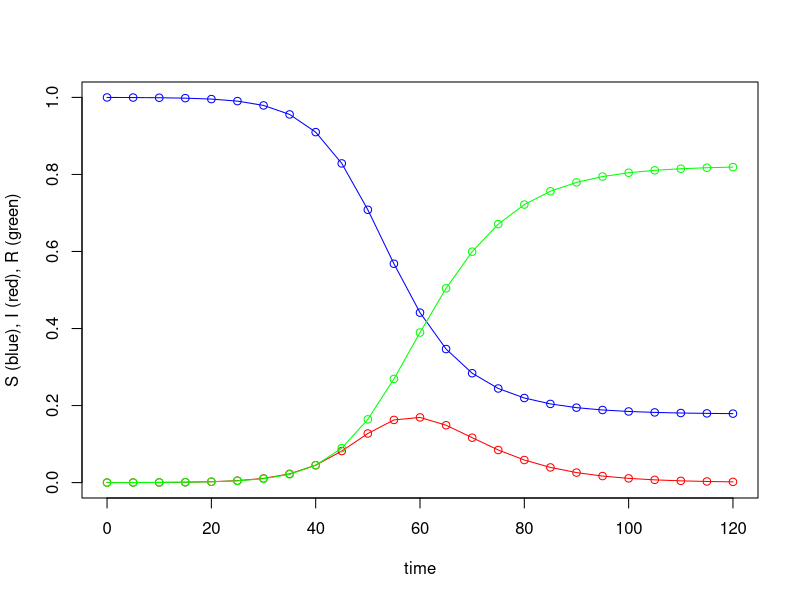
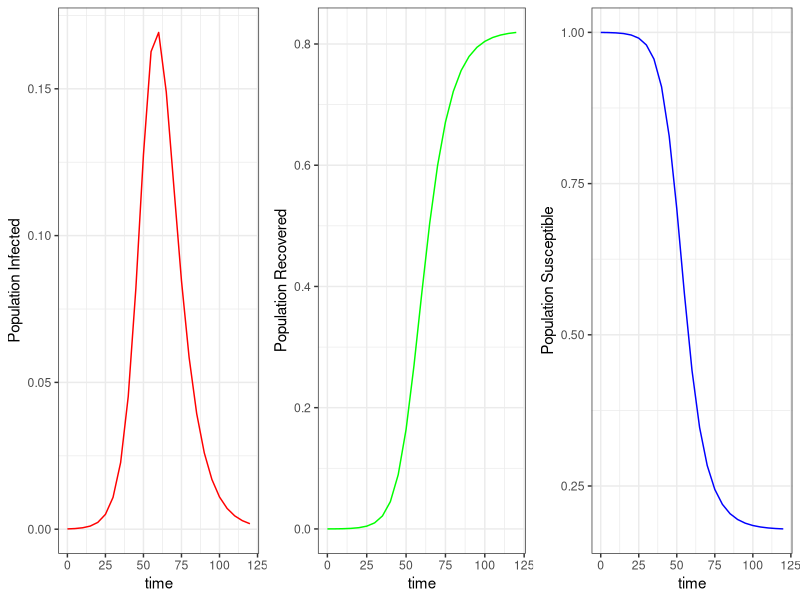
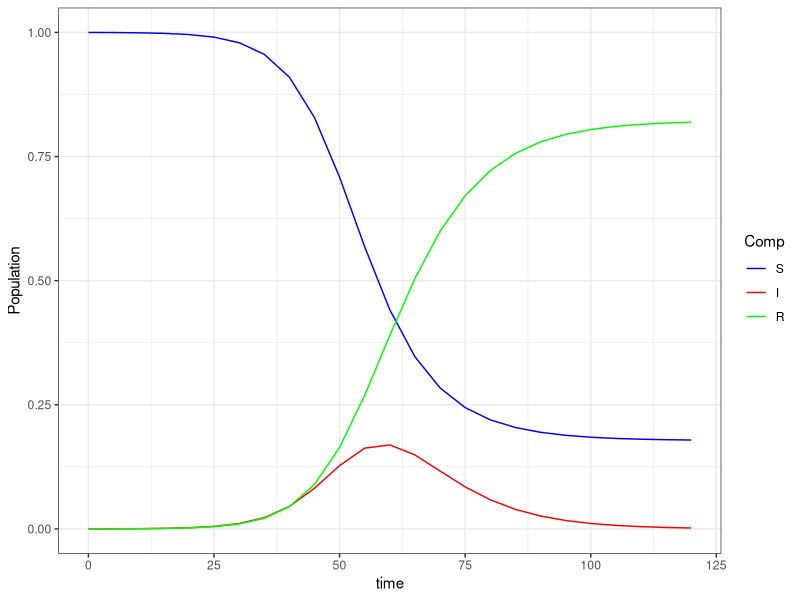

These figures' R source, in order:
####################################
## Author: Your name             ###
## Date: 08.18.17                ###
## Purpose: Simple SIR           ###
###################################


rm(list=ls()) # clear



require(deSolve) # package load


#### SIR EXAMPLE, with plots
SIRModel <- function (t, x, params) {   
  
  # Computes the rate of change of the variables S, I and R over time
  #
  # Args:
  #   t: vector of time points in the integration
  #   x: vector of variables in the differential equation
  #   params: vector of parameter values
  #
  # Returns:
  #   The rate of change of the variables S, I and R.
  
  
  S <- x[1]                               #create local variable S, the first element of x
  I <- x[2]                               #create local variable I
  R <- x[3]                               #create local variable R
  
  
  with(                                   #we can simplify code using "with"
    as.list(params),                   #this argument to "with" lets us use the variable names
    {                                  #the system of rate equations
      
      N <- S + I + R
      
      dS <- -beta*S*I*(1/N)      ### make sure susceptibles are removed here (i.e. -beta*S*I/N)
      dI <- beta*S*I*(1/N)-gamma*I
      dR <- gamma*I
      dx <- c(dS,dI,dR)                #combine results into a single vector dx
      list(dx)                         #return result as a list,
      #note order must be same as the state variables
    }
  )
}

#We now state the times at which we want solutions:

times.SIR <- seq(0,120,by=5)    #function seq returns a sequence

#We also require numerical values for each constant (parameter) in the SIR equation. The parameters are the contact rate $\beta$ and the per-capita recovery rate $\gamma$. Here we assign some values to the parameters: 

params.SIR <- c(beta=0.3,gamma=1/7)  #function c "combines values into a vector`


#Finally we specify the initial conditions, the values of the state variables $S$, $I$, and $R$ at the beginning of the simulation: here we will define them as proportions of the overall population size (what would happen if we changed that?)

xstart.SIR <- c(S=9999/10000,I=1/10000,R=0)     #initial conditions`


#We are now ready to solve the SIR model for each time in the `times` vector with the `lsoda` command:
out.SIR <- as.data.frame(lsoda(xstart.SIR,times.SIR,SIRModel,params.SIR))  #result stored in dataframe`

with(out.SIR,plot(S~time,type="o",col="blue",ylim=c(0,1),ylab="S (blue), I (red), R (green)"), pch=16)
with(out.SIR,lines(I~time,type="o",col="red"), pch=16)
with(out.SIR,lines(R~time,type="o",col="green"), pch=16)

## Making the plots snazier

library(ggplot2)

library(gridExtra) # load package



p1<-ggplot(data=out.SIR,aes(x=time,y=I))+ ### 
  geom_line(colour="red")+ 
  theme_bw()+labs(x = "time", y = "Population Infected")
p2<-ggplot(data=out.SIR,aes(x=time,y=R))+ ### 
  geom_line(colour="green")+ 
  theme_bw()+labs(x = "time", y = "Population Recovered")
p3<-ggplot(data=out.SIR,aes(x=time,y=S))+ ### 
  geom_line(colour="blue")+ 
  theme_bw()+labs(x = "time", y = "Population Susceptible")

grid.arrange(p1, p2, p3, nrow=1)
## all together

library(reshape) # load package

mdata <- melt(out.SIR, id=c("time"))# this will reshape the data
names(mdata)<-c("time", "Comp", "value")
mycols<-c( "blue","red","green")

p <- ggplot(data = mdata, mapping = aes(x = time, y = value, color = Comp))
p <- p + theme_bw() + labs(x = "time", y = "Population")
p<- p + scale_colour_manual(values = mycols)
p <- p + geom_line() 
p
